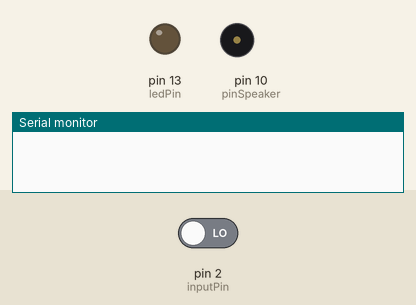
Bench run of a sketch on a simulated Arduino Uno, built with avr-gcc and run on an emulated ATmega328P. On the bench: output pins drawn as LEDs (lit = HIGH), buzzer (waves = sounding), the last lines printed to the serial monitor. Inputs (shaded band) come from the test bench; at power-on: pin 2 (inputPin) LOW.

Above: at 1.2 s.
1.3 s: pin 2 (inputPin) driven HIGH
At 1.54 s:
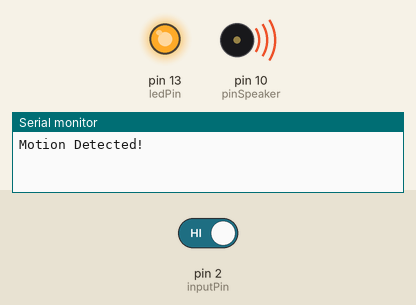
4.3 s: pin 2 (inputPin) driven LOW
At 5.1 s:
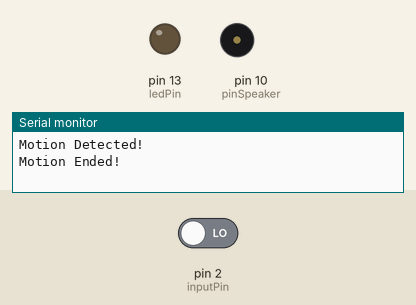
Timing chart, 0 to 7.3 s (numbered marks = the images above; inputs shaded):
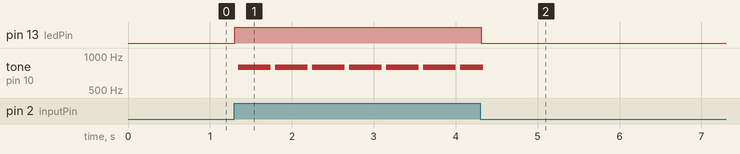

The sketch:

PIR_buzz.ino
```cpp
//buzzes a buzzer with movement

int ledPin = 13;
int inputPin = 2;
int pirState = LOW;
int val = 0;
int pinSpeaker = 10;

void setup(){
  pinMode(ledPin, OUTPUT);
  pinMode(inputPin, INPUT);
  pinMode(pinSpeaker, OUTPUT);
  Serial.begin(9600);
}

void loop(){
  val = digitalRead(inputPin);
  if(val == HIGH){
    digitalWrite(ledPin, HIGH);
    playTone(50,800);
    delay(50);
    if (pirState == LOW){
      Serial.println("Motion Detected!");
      pirState = HIGH;
    }
  } else{
    digitalWrite(ledPin, LOW);
    playTone(0,0);
    delay(50);
    if (pirState == HIGH){
      Serial.println("Motion Ended!");
      pirState = LOW;
    }
  }
}

//duration in milliseconds, frequency in hertz
void playTone(long duration, int freq){
  duration *= 500;
  int period = (1.0 / freq) * 1000000;
  long elasped_time = 0;
  while (elasped_time < duration){
    digitalWrite(pinSpeaker,HIGH);
    delayMicroseconds(period / 2);
    digitalWrite(pinSpeaker, LOW);
    delayMicroseconds(period / 2);
    elasped_time += (period);
  }
}
```

Measured:
- after the input at 1.3 s, pin 13 (ledPin): LOW → HIGH at once; tone on pin 10 (pinSpeaker): alternates 794 Hz for 0.40 s and silent for 0.05 s, starting at once
- after the input at 4.3 s, pin 13 (ledPin): HIGH → LOW at once
